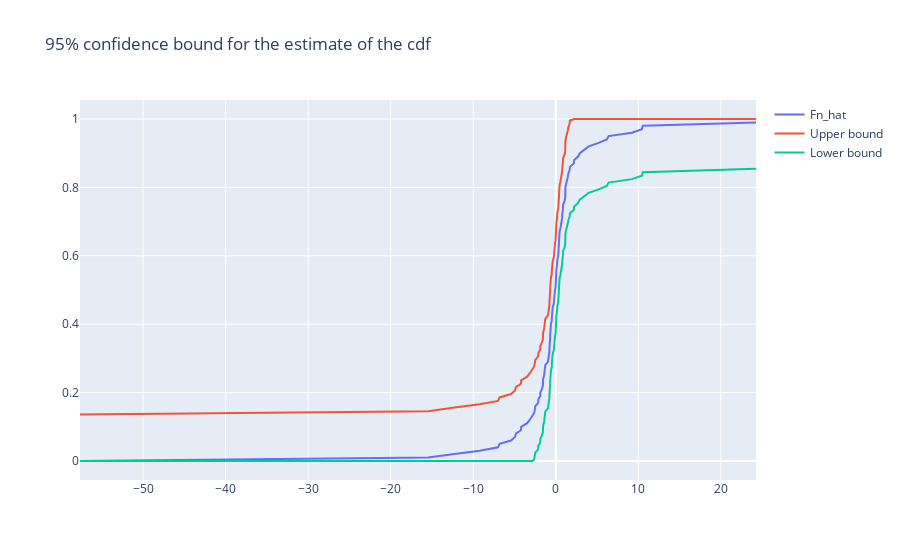

Here is the notebook cell this chart was saved with:
### Code cell
fig = go.Figure()

fig.add_trace(go.Scatter(
    x = sample, y = Fn_hat, name = 'Fn_hat'
))

fig.add_trace(go.Scatter(
    x = sample, y = U, name = 'Upper bound'
))

fig.add_trace(go.Scatter(
    x = sample, y = L, name = 'Lower bound'
))

fig.update_layout(
    title = '95% confidence bound for the estimate of the cdf'
)

fig.show()
